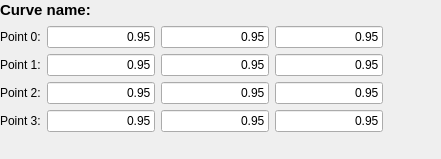
<?xml version="1.0" encoding="UTF-8"?>
<ui version="4.0">
 <class>MyPointsControlWidget</class>
 <widget class="QWidget" name="MyPointsControlWidget">
  <property name="geometry">
   <rect>
    <x>0</x>
    <y>0</y>
    <width>441</width>
    <height>159</height>
   </rect>
  </property>
  <property name="sizePolicy">
   <sizepolicy hsizetype="Fixed" vsizetype="Fixed">
    <horstretch>0</horstretch>
    <verstretch>0</verstretch>
   </sizepolicy>
  </property>
  <property name="minimumSize">
   <size>
    <width>441</width>
    <height>159</height>
   </size>
  </property>
  <property name="windowTitle">
   <string>Form</string>
  </property>
  <widget class="QWidget" name="centralWidget" native="true">
   <property name="geometry">
    <rect>
     <x>0</x>
     <y>0</y>
     <width>451</width>
     <height>171</height>
    </rect>
   </property>
   <property name="sizePolicy">
    <sizepolicy hsizetype="Fixed" vsizetype="Fixed">
     <horstretch>0</horstretch>
     <verstretch>0</verstretch>
    </sizepolicy>
   </property>
   <property name="minimumSize">
    <size>
     <width>251</width>
     <height>151</height>
    </size>
   </property>
   <widget class="QWidget" name="verticalLayoutWidget">
    <property name="geometry">
     <rect>
      <x>0</x>
      <y>0</y>
      <width>440</width>
      <height>156</height>
     </rect>
    </property>
    <layout class="QVBoxLayout" name="mainLayout">
     <property name="sizeConstraint">
      <enum>QLayout::SetFixedSize</enum>
     </property>
     <item>
      <layout class="QHBoxLayout" name="labelLayout">
       <item>
        <widget class="QLabel" name="curveNameLabel">
         <property name="sizePolicy">
          <sizepolicy hsizetype="Fixed" vsizetype="Fixed">
           <horstretch>0</horstretch>
           <verstretch>0</verstretch>
          </sizepolicy>
         </property>
         <property name="font">
          <font>
           <pointsize>11</pointsize>
           <weight>75</weight>
           <bold>true</bold>
          </font>
         </property>
         <property name="text">
          <string>Curve name:</string>
         </property>
        </widget>
       </item>
       <item>
        <spacer name="labelSpacer">
         <property name="orientation">
          <enum>Qt::Horizontal</enum>
         </property>
         <property name="sizeHint" stdset="0">
          <size>
           <width>40</width>
           <height>20</height>
          </size>
         </property>
        </spacer>
       </item>
      </layout>
     </item>
     <item>
      <layout class="QHBoxLayout" name="point0Layout">
       <item>
        <widget class="QLabel" name="point0Label">
         <property name="sizePolicy">
          <sizepolicy hsizetype="Fixed" vsizetype="Fixed">
           <horstretch>0</horstretch>
           <verstretch>0</verstretch>
          </sizepolicy>
         </property>
         <property name="text">
          <string>Point 0:</string>
         </property>
        </widget>
       </item>
       <item>
        <widget class="QLineEdit" name="point0XLineEdit">
         <property name="sizePolicy">
          <sizepolicy hsizetype="Expanding" vsizetype="Fixed">
           <horstretch>0</horstretch>
           <verstretch>0</verstretch>
          </sizepolicy>
         </property>
         <property name="text">
          <string>0.95</string>
         </property>
         <property name="alignment">
          <set>Qt::AlignRight|Qt::AlignTrailing|Qt::AlignVCenter</set>
         </property>
        </widget>
       </item>
       <item>
        <widget class="QLineEdit" name="point0YLineEdit">
         <property name="sizePolicy">
          <sizepolicy hsizetype="Expanding" vsizetype="Fixed">
           <horstretch>0</horstretch>
           <verstretch>0</verstretch>
          </sizepolicy>
         </property>
         <property name="text">
          <string>0.95</string>
         </property>
         <property name="alignment">
          <set>Qt::AlignRight|Qt::AlignTrailing|Qt::AlignVCenter</set>
         </property>
        </widget>
       </item>
       <item>
        <widget class="QLineEdit" name="point0ZLineEdit">
         <property name="sizePolicy">
          <sizepolicy hsizetype="Expanding" vsizetype="Fixed">
           <horstretch>0</horstretch>
           <verstretch>0</verstretch>
          </sizepolicy>
         </property>
         <property name="text">
          <string>0.95</string>
         </property>
         <property name="alignment">
          <set>Qt::AlignRight|Qt::AlignTrailing|Qt::AlignVCenter</set>
         </property>
        </widget>
       </item>
      </layout>
     </item>
     <item>
      <layout class="QHBoxLayout" name="point1Layout">
       <item>
        <widget class="QLabel" name="point1Label">
         <property name="sizePolicy">
          <sizepolicy hsizetype="Fixed" vsizetype="Fixed">
           <horstretch>0</horstretch>
           <verstretch>0</verstretch>
          </sizepolicy>
         </property>
         <property name="text">
          <string>Point 1:</string>
         </property>
        </widget>
       </item>
       <item>
        <widget class="QLineEdit" name="point1XLineEdit">
         <property name="sizePolicy">
          <sizepolicy hsizetype="Expanding" vsizetype="Fixed">
           <horstretch>0</horstretch>
           <verstretch>0</verstretch>
          </sizepolicy>
         </property>
         <property name="text">
          <string>0.95</string>
         </property>
         <property name="alignment">
          <set>Qt::AlignRight|Qt::AlignTrailing|Qt::AlignVCenter</set>
         </property>
        </widget>
       </item>
       <item>
        <widget class="QLineEdit" name="point1YLineEdit">
         <property name="sizePolicy">
          <sizepolicy hsizetype="Expanding" vsizetype="Fixed">
           <horstretch>0</horstretch>
           <verstretch>0</verstretch>
          </sizepolicy>
         </property>
         <property name="text">
          <string>0.95</string>
         </property>
         <property name="alignment">
          <set>Qt::AlignRight|Qt::AlignTrailing|Qt::AlignVCenter</set>
         </property>
        </widget>
       </item>
       <item>
        <widget class="QLineEdit" name="point1ZLineEdit">
         <property name="sizePolicy">
          <sizepolicy hsizetype="Expanding" vsizetype="Fixed">
           <horstretch>0</horstretch>
           <verstretch>0</verstretch>
          </sizepolicy>
         </property>
         <property name="text">
          <string>0.95</string>
         </property>
         <property name="alignment">
          <set>Qt::AlignRight|Qt::AlignTrailing|Qt::AlignVCenter</set>
         </property>
        </widget>
       </item>
      </layout>
     </item>
     <item>
      <layout class="QHBoxLayout" name="point2Layout">
       <item>
        <widget class="QLabel" name="point2Label">
         <property name="sizePolicy">
          <sizepolicy hsizetype="Fixed" vsizetype="Fixed">
           <horstretch>0</horstretch>
           <verstretch>0</verstretch>
          </sizepolicy>
         </property>
         <property name="text">
          <string>Point 2:</string>
         </property>
        </widget>
       </item>
       <item>
        <widget class="QLineEdit" name="point2XLineEdit">
         <property name="sizePolicy">
          <sizepolicy hsizetype="Expanding" vsizetype="Fixed">
           <horstretch>0</horstretch>
           <verstretch>0</verstretch>
          </sizepolicy>
         </property>
         <property name="text">
          <string>0.95</string>
         </property>
         <property name="alignment">
          <set>Qt::AlignRight|Qt::AlignTrailing|Qt::AlignVCenter</set>
         </property>
        </widget>
       </item>
       <item>
        <widget class="QLineEdit" name="point2YLineEdit">
         <property name="sizePolicy">
          <sizepolicy hsizetype="Expanding" vsizetype="Fixed">
           <horstretch>0</horstretch>
           <verstretch>0</verstretch>
          </sizepolicy>
         </property>
         <property name="text">
          <string>0.95</string>
         </property>
         <property name="alignment">
          <set>Qt::AlignRight|Qt::AlignTrailing|Qt::AlignVCenter</set>
         </property>
        </widget>
       </item>
       <item>
        <widget class="QLineEdit" name="point2ZLineEdit">
         <property name="sizePolicy">
          <sizepolicy hsizetype="Expanding" vsizetype="Fixed">
           <horstretch>0</horstretch>
           <verstretch>0</verstretch>
          </sizepolicy>
         </property>
         <property name="text">
          <string>0.95</string>
         </property>
         <property name="alignment">
          <set>Qt::AlignRight|Qt::AlignTrailing|Qt::AlignVCenter</set>
         </property>
        </widget>
       </item>
      </layout>
     </item>
     <item>
      <layout class="QHBoxLayout" name="point3Layout">
       <item>
        <widget class="QLabel" name="point3Label">
         <property name="sizePolicy">
          <sizepolicy hsizetype="Fixed" vsizetype="Fixed">
           <horstretch>0</horstretch>
           <verstretch>0</verstretch>
          </sizepolicy>
         </property>
         <property name="text">
          <string>Point 3:</string>
         </property>
        </widget>
       </item>
       <item>
        <widget class="QLineEdit" name="point3XLineEdit">
         <property name="sizePolicy">
          <sizepolicy hsizetype="Expanding" vsizetype="Fixed">
           <horstretch>0</horstretch>
           <verstretch>0</verstretch>
          </sizepolicy>
         </property>
         <property name="text">
          <string>0.95</string>
         </property>
         <property name="alignment">
          <set>Qt::AlignRight|Qt::AlignTrailing|Qt::AlignVCenter</set>
         </property>
        </widget>
       </item>
       <item>
        <widget class="QLineEdit" name="point3YLineEdit">
         <property name="sizePolicy">
          <sizepolicy hsizetype="Expanding" vsizetype="Fixed">
           <horstretch>0</horstretch>
           <verstretch>0</verstretch>
          </sizepolicy>
         </property>
         <property name="text">
          <string>0.95</string>
         </property>
         <property name="alignment">
          <set>Qt::AlignRight|Qt::AlignTrailing|Qt::AlignVCenter</set>
         </property>
        </widget>
       </item>
       <item>
        <widget class="QLineEdit" name="point3ZLineEdit">
         <property name="sizePolicy">
          <sizepolicy hsizetype="Expanding" vsizetype="Fixed">
           <horstretch>0</horstretch>
           <verstretch>0</verstretch>
          </sizepolicy>
         </property>
         <property name="text">
          <string>0.95</string>
         </property>
         <property name="alignment">
          <set>Qt::AlignRight|Qt::AlignTrailing|Qt::AlignVCenter</set>
         </property>
        </widget>
       </item>
      </layout>
     </item>
    </layout>
   </widget>
  </widget>
 </widget>
 <resources/>
 <connections/>
</ui>
